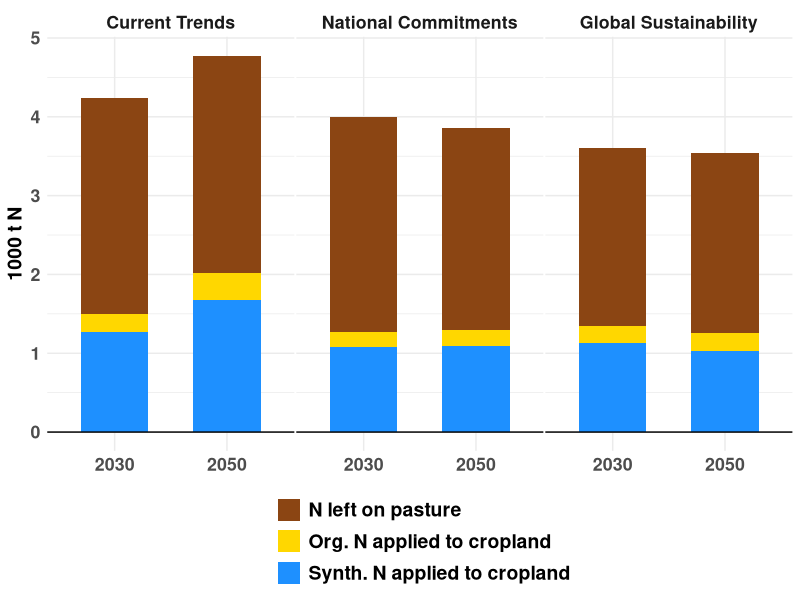
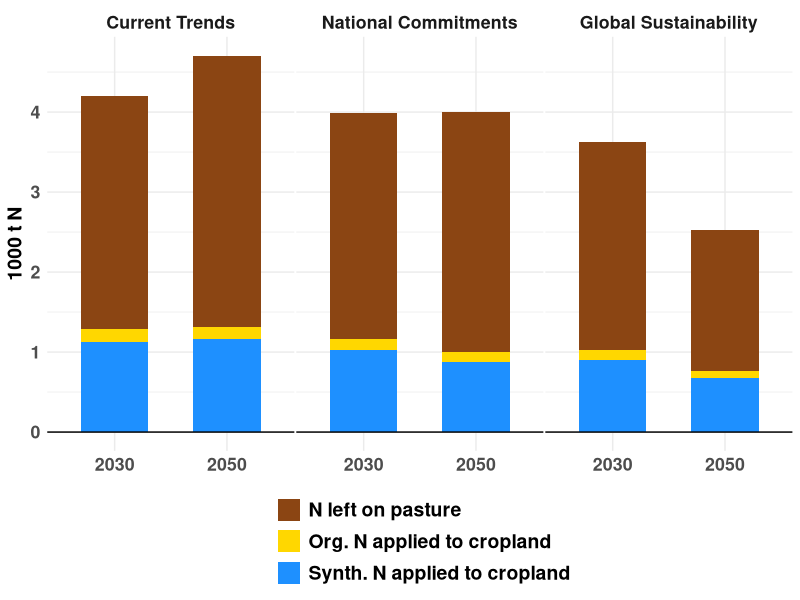
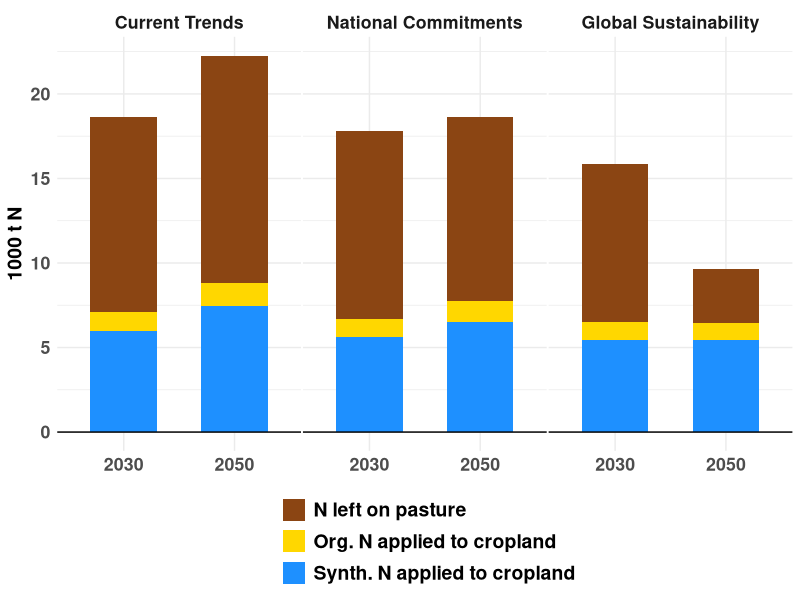
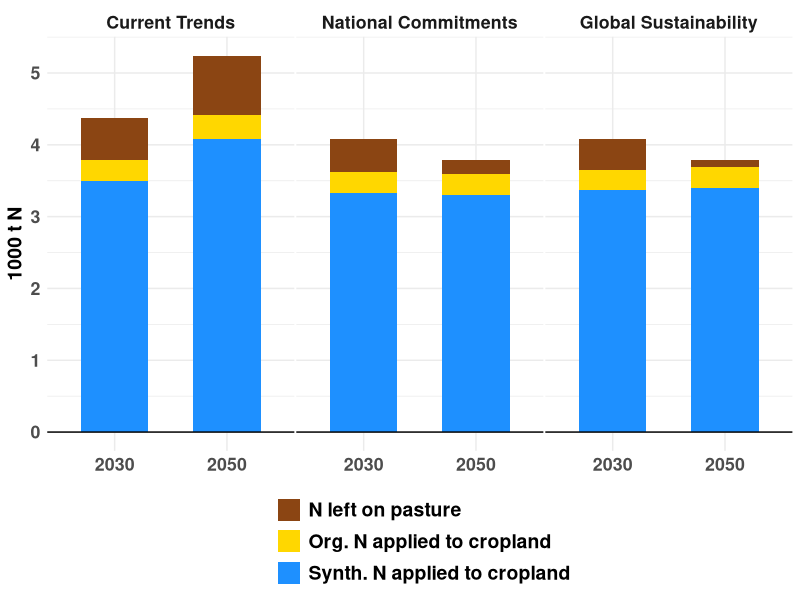
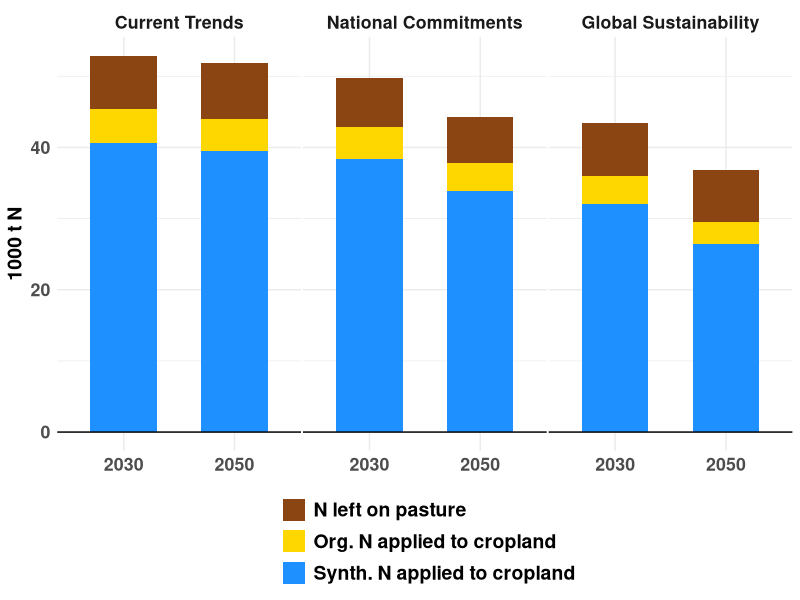
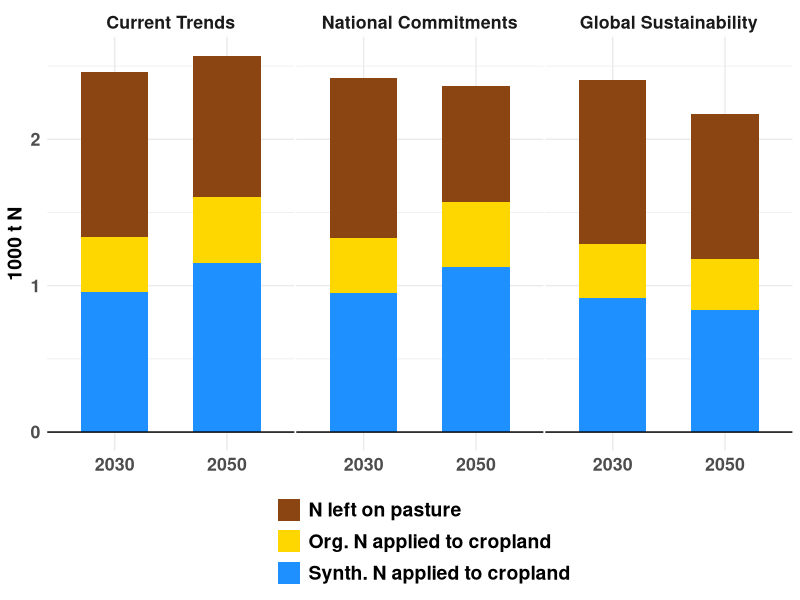
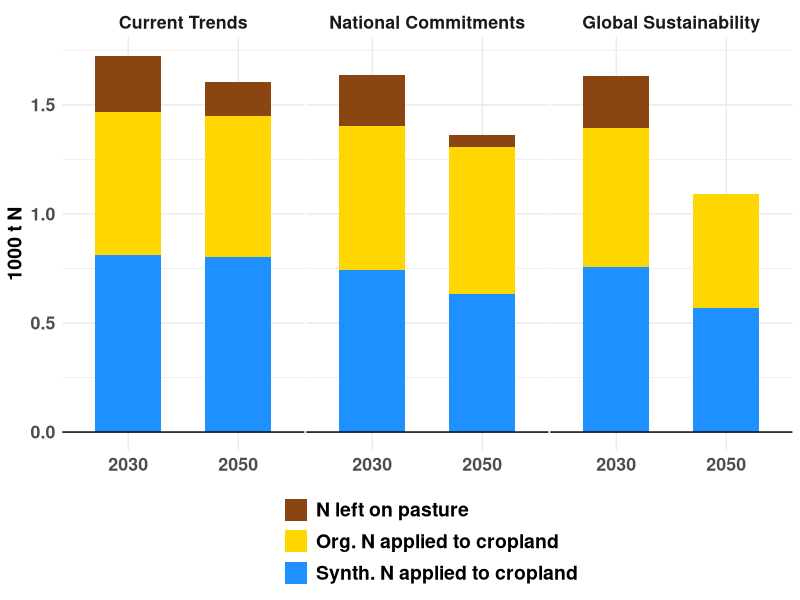
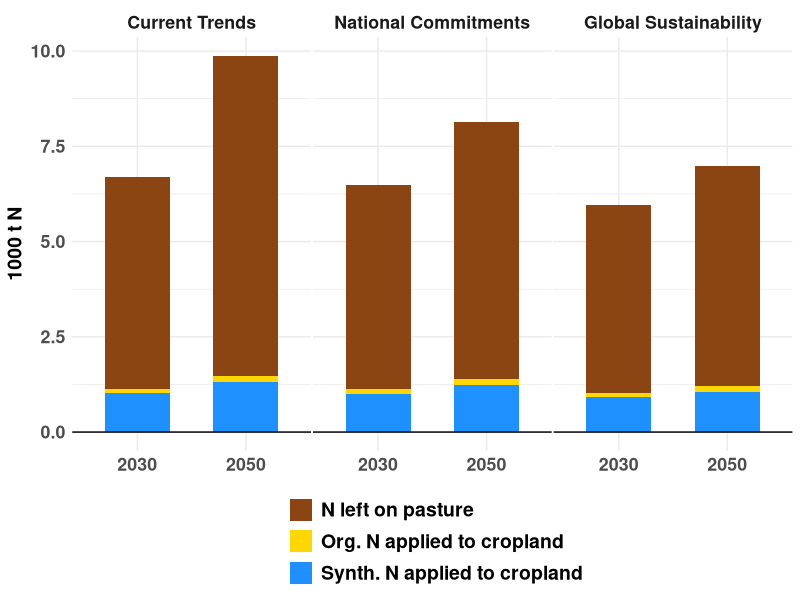

Here is the R script that generated these plots, in order:
## cropland composition

# libraries ---------------------------------------------------------------
library(here)
#library(plyr)
library(dplyr)
library(tidyr)
library(readxl)
library(readr)
library(ggplot2)
library(conflicted)


conflicted::conflict_prefer("rename", "dplyr")
conflicted::conflict_prefer("mutate", "dplyr")
conflicted::conflict_prefer("summarise", "dplyr")
conflicts_prefer(dplyr::filter)
here()


#Data -------------------------------------------------------------------
scenathon<- read.csv(here("data", "240523_FullDataBase_expost.csv"), sep = "") %>% 
  filter(tradeadjustment == "Yes") %>% 
  filter(year %in% c("2030", "2050")) %>% 
  mutate(pathway_id = factor(pathway_id, levels = c("CT", "NC", "GS"))) %>% 
  select(pathway_id, country, year, calcn_synth, calcn_agsoils, calcn_leftpasture) %>% 
  rename(`Org. N applied to cropland` = calcn_agsoils,
         `N left on pasture` = calcn_leftpasture,
         `Synth. N applied to cropland` = calcn_synth) %>% 
  pivot_longer(cols = c(`Org. N applied to cropland`,
                        `N left on pasture`,
                        `Synth. N applied to cropland`), 
               names_to = "type", values_to = "value") %>% 
  mutate(type = factor(type, levels = c("N left on pasture", 
                                        "Org. N applied to cropland", 
                                        "Synth. N applied to cropland")))

#List countries
countries <- c(
  "ARG",
  "AUS",
  "BRA"
  , "CAN", "CHN", "COL","DEU",
  "ETH"
  ,"FIN","GBR", "IDN", "IND",
  "MEX"
  ,"NOR", "RUS", "RWA","SWE",  "USA",
  "DNK",
  "GRC","TUR", "NPL",
  "R_ASP", "R_CSA", "R_NMC", "R_OEU", "R_NEU", "R_SSA"
)



figure_directory <- here("output", "figures", "Fig11_NApplication")
dir.create(figure_directory, recursive = TRUE, showWarnings = FALSE)
print(figure_directory)

# Loop for each country

for (cur_country in countries) {
  
  country_data <- subset(scenathon, country == cur_country)
  print(summary(country_data))
  # Create plot for the specific country
  p_N <- ggplot(country_data, aes(x = as.factor(year))) +
    geom_bar(aes(y = value/1000, fill = type), stat = "identity", position = "stack", width = 0.6) +
    geom_hline(yintercept = 0, linetype = "solid") +
    labs(x="",
         y = "1000 t N",
         fill = ""
    ) +
    #scale_y_continuous(breaks = seq(0, max(country_data$kcalfeasprod_productgroup + 2000), 250)) +
    facet_grid(. ~ pathway_id, scales = "free_y",
               labeller = labeller(pathway_id = c(
                 "CT" = "Current Trends",
                 "NC" = "National Commitments",
                 "GS" = "Global Sustainability"
               )))+
    scale_fill_manual(values = c(`N left on pasture` = "#8B4513", 
                                 `Org. N applied to cropland` = "#FFD700", 
                                 `Synth. N applied to cropland` = "#1E90FF")) +  
    theme_minimal() +
    theme(
      text = element_text(family = "sans", "black", size = 16, face = "bold"),
      # legend.title = element_text(family = "sans", color = "steelblue", size = 16, face = "bold"),
      legend.text = element_text(family = "sans", size = 14),
      # plot.title = element_text(color = "steelblue", size = 16, face = "bold"),
      axis.title.x = element_blank(),
      axis.title.y = element_text(color = "black", size = 14),
      legend.position = "bottom",
      panel.spacing = unit(0.05, "cm")
    ) +
    
    guides(fill = guide_legend(nrow = 3))
  
  # Save the plot as a TIFF file
  filename <- paste0("Fig11_",format(Sys.Date(),format = "%y%m%d"), "_", gsub(" ", "_", cur_country), ".png")
  png(
    filename = here(figure_directory, filename),
    units = "cm", height = 15.8, width = 17.4, res = 300)
    #units = "in", height = 3.657407, width = 4.023148, res = 96)
  print(p_N)
  dev.off()
  
}
